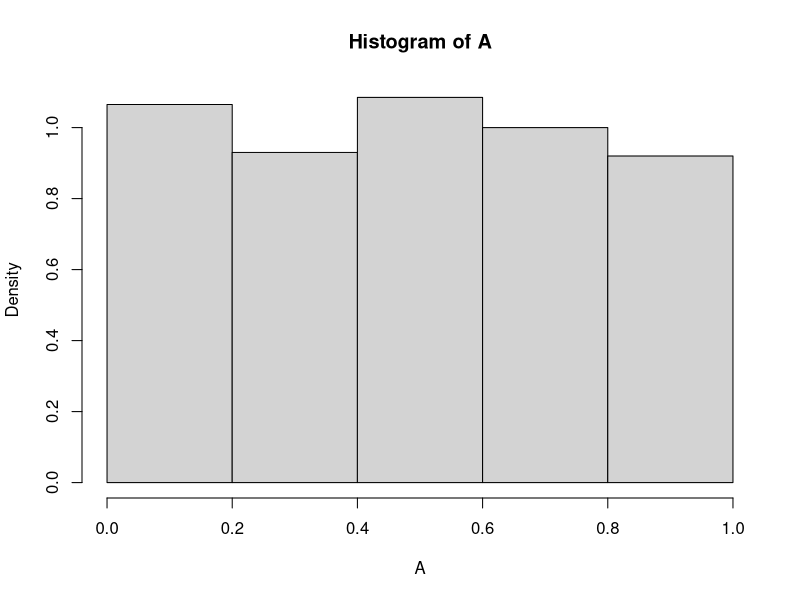
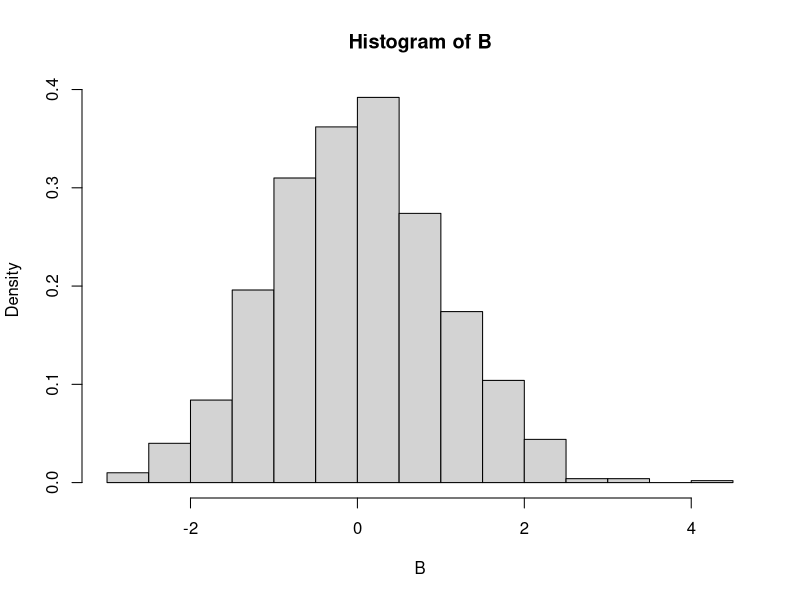
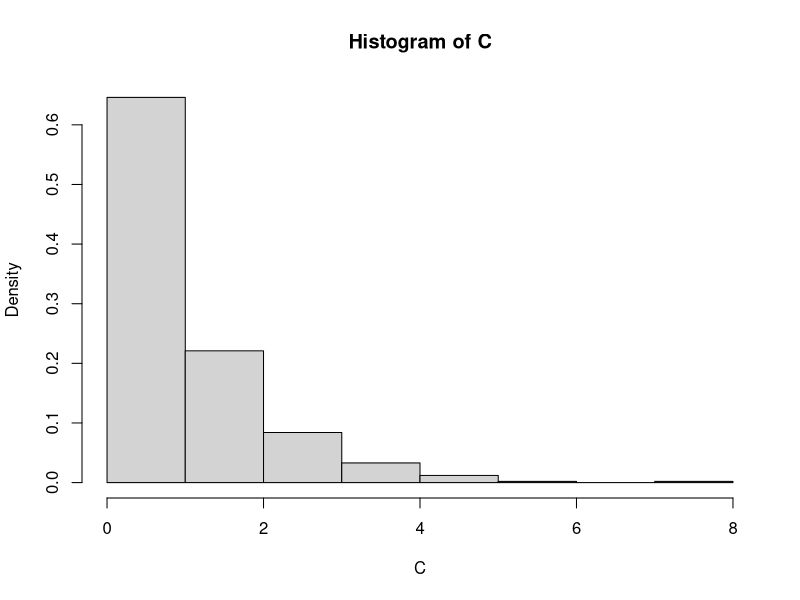

These charts were generated, in order, by the following R code:
# Title     : Class 1
# Objective : TODO
# Created by: carloscaro
# Created on: 2020-11-04

A = runif(1000)
H = hist(A, breaks = c(0,0.2,0.4,0.6,0.8,1), freq = FALSE)
H$counts
max(A)
min(A)
# The area in the density is always equal to 1
# The density histogram allows us to identify the family distribution

# Creating a dataset with normal distribution
B = rnorm(1000)
hist(B, freq = FALSE)

# Creating a dataset with exponential distribution
C = rexp(1000)
hist(C, freq = FALSE)
